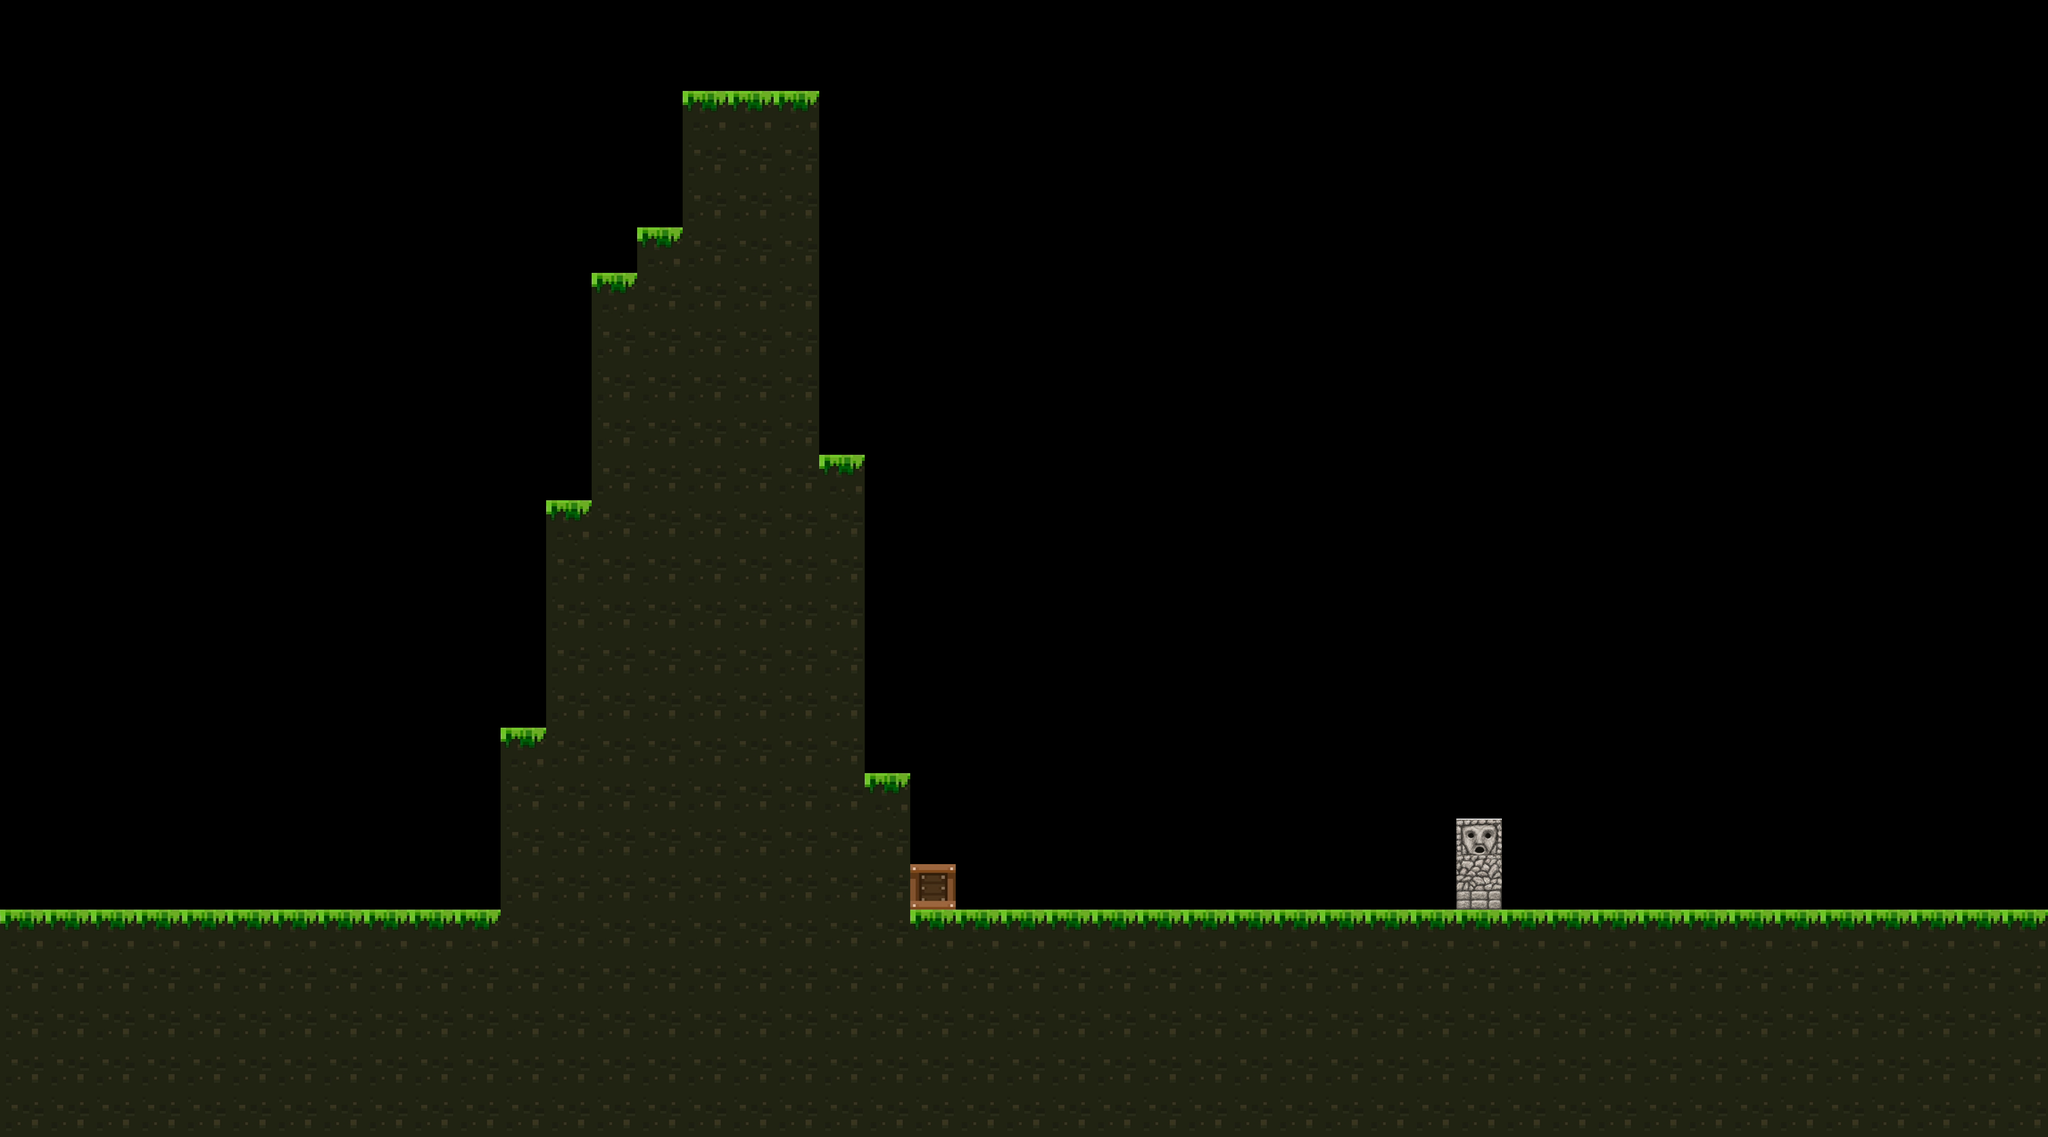

This is a level from a 2D game, rendered from its Tiled map with the project's own tilesets. A one-line summary and the complete map file follow:
An orthogonal 45x25 tile map with 100x100 px tiles, 1 tile layer (Tile Layer 1).

<map version="1.0" orientation="orthogonal" width="45" height="25" tilewidth="100" tileheight="100">
 <tileset firstgid="1" name="Tileset1" tilewidth="100" tileheight="100">
  <image source="tileset.png" width="800" height="100" />
 </tileset>
 <layer name="Tile Layer 1" width="45" height="25">
  <data encoding="csv">
0,0,0,0,0,0,0,0,0,0,0,0,0,0,0,0,0,0,0,0,0,0,0,0,0,0,0,0,0,0,0,0,0,0,0,0,0,0,0,0,0,0,0,0,0,
0,0,0,0,0,0,0,0,0,0,0,0,0,0,0,0,0,0,0,0,0,0,0,0,0,0,0,0,0,0,0,0,0,0,0,0,0,0,0,0,0,0,0,0,0,
0,0,0,0,0,0,0,0,0,0,0,0,0,0,0,1,1,1,0,0,0,0,0,0,0,0,0,0,0,0,0,0,0,0,0,0,0,0,0,0,0,0,0,0,0,
0,0,0,0,0,0,0,0,0,0,0,0,0,0,0,2,2,2,0,0,0,0,0,0,0,0,0,0,0,0,0,0,0,0,0,0,0,0,0,0,0,0,0,0,0,
0,0,0,0,0,0,0,0,0,0,0,0,0,0,0,2,2,2,0,0,0,0,0,0,0,0,0,0,0,0,0,0,0,0,0,0,0,0,0,0,0,0,0,0,0,
0,0,0,0,0,0,0,0,0,0,0,0,0,0,1,2,2,2,0,0,0,0,0,0,0,0,0,0,0,0,0,0,0,0,0,0,0,0,0,0,0,0,0,0,0,
0,0,0,0,0,0,0,0,0,0,0,0,0,1,2,2,2,2,0,0,0,0,0,0,0,0,0,0,0,0,0,0,0,0,0,0,0,0,0,0,0,0,0,0,0,
0,0,0,0,0,0,0,0,0,0,0,0,0,2,2,2,2,2,0,0,0,0,0,0,0,0,0,0,0,0,0,0,0,0,0,0,0,0,0,0,0,0,0,0,0,
0,0,0,0,0,0,0,0,0,0,0,0,0,2,2,2,2,2,0,0,0,0,0,0,0,0,0,0,0,0,0,0,0,0,0,0,0,0,0,0,0,0,0,0,0,
0,0,0,0,0,0,0,0,0,0,0,0,0,2,2,2,2,2,0,0,0,0,0,0,0,0,0,0,0,0,0,0,0,0,0,0,0,0,0,0,0,0,0,0,0,
0,0,0,0,0,0,0,0,0,0,0,0,0,2,2,2,2,2,1,0,0,0,0,0,0,0,0,0,0,0,0,0,0,0,0,0,0,0,0,0,0,0,0,0,0,
0,0,0,0,0,0,0,0,0,0,0,0,1,2,2,2,2,2,2,0,0,0,0,0,0,0,0,0,0,0,0,0,0,0,0,0,0,0,0,0,0,0,0,0,0,
0,0,0,0,0,0,0,0,0,0,0,0,2,2,2,2,2,2,2,0,0,0,0,0,0,0,0,0,0,0,0,0,0,0,0,0,0,0,0,0,0,0,0,0,0,
0,0,0,0,0,0,0,0,0,0,0,0,2,2,2,2,2,2,2,0,0,0,0,0,0,0,0,0,0,0,0,0,0,0,0,0,0,0,0,0,0,0,0,0,0,
0,0,0,0,0,0,0,0,0,0,0,0,2,2,2,2,2,2,2,0,0,0,0,0,0,0,0,0,0,0,0,0,0,0,0,0,0,0,0,0,0,0,0,0,0,
0,0,0,0,0,0,0,0,0,0,0,0,2,2,2,2,2,2,2,0,0,0,0,0,0,0,0,0,0,0,0,0,0,0,0,0,0,0,0,0,0,0,0,0,0,
0,0,0,0,0,0,0,0,0,0,0,1,2,2,2,2,2,2,2,0,0,0,0,0,0,0,0,0,0,0,0,0,0,0,0,0,0,0,0,0,0,0,0,0,0,
0,0,0,0,0,0,0,0,0,0,0,2,2,2,2,2,2,2,2,1,0,0,0,0,0,0,0,0,0,0,0,0,0,0,0,0,0,0,0,0,0,0,0,0,0,
0,0,0,0,0,0,0,0,0,0,0,2,2,2,2,2,2,2,2,2,0,0,0,0,0,0,0,0,0,0,0,0,8,0,0,0,0,0,0,0,0,0,0,0,0,
0,0,0,0,0,0,0,0,0,0,0,2,2,2,2,2,2,2,2,2,3,0,0,0,0,0,0,0,0,0,0,0,7,0,0,0,0,0,0,0,0,0,0,0,0,
1,1,1,1,1,1,1,1,1,1,1,2,2,2,2,2,2,2,2,2,1,1,1,1,1,1,1,1,1,1,1,1,1,1,1,1,1,1,1,1,1,1,1,1,1,
2,2,2,2,2,2,2,2,2,2,2,2,2,2,2,2,2,2,2,2,2,2,2,2,2,2,2,2,2,2,2,2,2,2,2,2,2,2,2,2,2,2,2,2,2,
2,2,2,2,2,2,2,2,2,2,2,2,2,2,2,2,2,2,2,2,2,2,2,2,2,2,2,2,2,2,2,2,2,2,2,2,2,2,2,2,2,2,2,2,2,
2,2,2,2,2,2,2,2,2,2,2,2,2,2,2,2,2,2,2,2,2,2,2,2,2,2,2,2,2,2,2,2,2,2,2,2,2,2,2,2,2,2,2,2,2,
2,2,2,2,2,2,2,2,2,2,2,2,2,2,2,2,2,2,2,2,2,2,2,2,2,2,2,2,2,2,2,2,2,2,2,2,2,2,2,2,2,2,2,2,2
</data>
 </layer>
</map>
